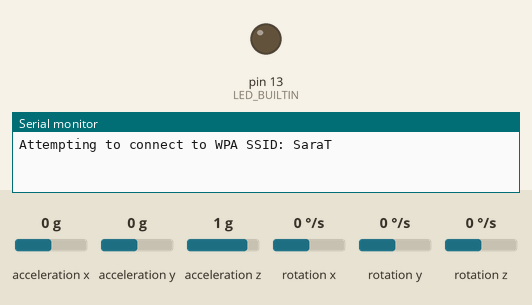
Simulated run of this sketch. Board: Arduino Mega 2560, built for the host (arithmetic inside an expression is 32-bit, double 64-bit). Shown: output pins drawn as LEDs (lit = HIGH), the last lines printed to the serial monitor. Wiring (inferred from the names in the program): MPU-6050 motion sensor at I2C address 0x68. The test bench sets the inputs (shaded band); at power-on: acceleration x 0 g, acceleration y 0 g, acceleration z 1 g, rotation x 0 °/s, rotation y 0 °/s, rotation z 0 °/s. WiFi joins after 1.5 s; servers stay silent unless stated. At 3.2 s the program stops and its outputs stay as they are.

Above: at 0.1 s.
At 1.8 s:
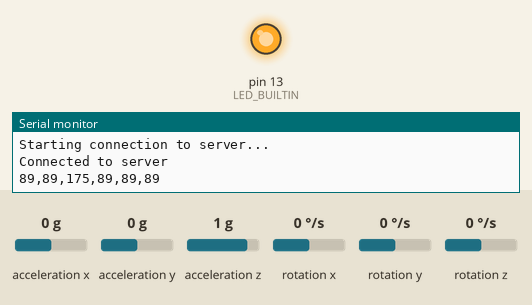
Timing chart, 0 to 4.7 s (numbered marks = the images above):
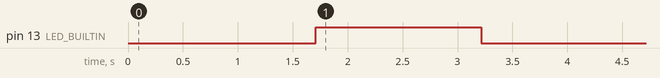

The sketch:

MPU6050_wifi.ino
```cpp
#include<Wire.h>
#include <SPI.h>
#include "WiFiEsp.h"


#ifndef HAVE_HWSERIAL1
#include "SoftwareSerial.h"
SoftwareSerial Serial1(6, 7); // RX, TX
#endif

char ssid[] = "SaraT";            // your network SSID (name)
char pass[] = "keptyaw8inghuh";        // your network password
int status = WL_IDLE_STATUS;      // the Wifi radio's status

char server[] = "172.20.10.5";

// Initialize the Ethernet client object
WiFiEspClient client;

const int MPU_addr = 0x68; // I2C address of the MPU-6050
int16_t AcX, AcY, AcZ, Tmp, GyX, GyY, GyZ;
int16_t gy_x , gy_y , gy_z , ac_x , ac_y , ac_z;

void setup()
{
  Wire.begin();
  Wire.beginTransmission(MPU_addr);
  Wire.write(0x6B);  // PWR_MGMT_1 register
  Wire.write(0);     // set to zero (wakes up the MPU-6050)
  Wire.endTransmission(true);

  Serial.begin(115200);
  Serial1.begin(9600);

  WiFi.init(&Serial1);
  if (WiFi.status() == WL_NO_SHIELD) {
    Serial.println("WiFi shield not present");
    while (true);
  }

  while ( status != WL_CONNECTED) {
    Serial.print("Attempting to connect to WPA SSID: ");
    Serial.println(ssid);
    status = WiFi.begin(ssid, pass);
  }

  Serial.println("You're connected to the network");

  printWifiStatus();

  Serial.println();
  Serial.println("Starting connection to server...");
  do {
    if (client.connect(server, 9999)) {
      Serial.println("Connected to server");
      //client.println("Arduino is Connecting.. Ready to share data!");
    } else {
      Serial.println("Fail to connected");
    }
  } while (!client.connected());
  pinMode(LED_BUILTIN, OUTPUT);
}

char n1[10], n2[10], n3[10], n4[10], n5[10], n6[10];

void loop()
{
  Wire.beginTransmission(MPU_addr);
  Wire.write(0x3B);  // starting with register 0x3B (ACCEL_XOUT_H)
  Wire.endTransmission(false);
  Wire.requestFrom(MPU_addr, 14, true); // request a total of 14 registers
  AcX = Wire.read() << 8 | Wire.read(); // 0x3B (ACCEL_XOUT_H) & 0x3C (ACCEL_XOUT_L)
  AcY = Wire.read() << 8 | Wire.read(); // 0x3D (ACCEL_YOUT_H) & 0x3E (ACCEL_YOUT_L)
  AcZ = Wire.read() << 8 | Wire.read(); // 0x3F (ACCEL_ZOUT_H) & 0x40 (ACCEL_ZOUT_L)
  Tmp = Wire.read() << 8 | Wire.read(); // 0x41 (TEMP_OUT_H) & 0x42 (TEMP_OUT_L)
  GyX = Wire.read() << 8 | Wire.read(); // 0x43 (GYRO_XOUT_H) & 0x44 (GYRO_XOUT_L)
  GyY = Wire.read() << 8 | Wire.read(); // 0x45 (GYRO_YOUT_H) & 0x46 (GYRO_YOUT_L)
  GyZ = Wire.read() << 8 | Wire.read(); // 0x47 (GYRO_ZOUT_H) & 0x48 (GYRO_ZOUT_L)
  gy_x = map(GyX, -17000, 17000, 0, 179);
  gy_y = map(GyY, -17000, 17000, 0, 179);
  gy_z = map(GyZ, -17000, 17000, 0, 179);
  ac_x = map(AcX, -17000, 17000, 0, 179);
  ac_y = map(AcY, -17000, 17000, 0, 179);
  ac_z = map(AcZ, -17000, 17000, 0, 179);
  char data[100];
  itoa(ac_x, n1, 10);
  itoa(ac_y, n2, 10);
  itoa(ac_z, n3, 10);
  itoa(gy_x, n4, 10);
  itoa(gy_y, n5, 10);
  itoa(gy_z, n6, 10);
  strcpy(data, n1);
  strcat(data, ",");
  strcat(data, n2);
  strcat(data, ",");
  strcat(data, n3);
  strcat(data, ",");
  strcat(data, n4);
  strcat(data, ",");
  strcat(data, n5);
  strcat(data, ",");
  strcat(data, n6);

  // Send data to server
  if (client.connected()) {
    Serial.println(data);
    client.print(data);
    digitalWrite(LED_BUILTIN, HIGH);
  }
  else if (!client.connected())
  {
    digitalWrite(LED_BUILTIN, LOW);
    Serial.println();
    Serial.println("Disconnecting from server...");
    client.stop();
    // do nothing forevermore
    while (true);
  }

  char recv[100] = {};

  // Receive data from server
  while (client.available()) {
    char c = client.read();
    Serial.print(c);
  }
  //Serial.println(recv);

  delay(500);
}


void printWifiStatus()
{
  // print the SSID of the network you're 0attached to
  Serial.print("SSID: ");
  Serial.println(WiFi.SSID());

  // print your WiFi shield's IP address
  IPAddress ip = WiFi.localIP();
  Serial.print("IP Address: ");
  Serial.println(ip);

  // print the received signal strength
  long rssi = WiFi.RSSI();
  Serial.print("Signal strength (RSSI):");
  Serial.print(rssi);
  Serial.println(" dBm");
}
```

Measured:
- by itself, pin 13 (LED_BUILTIN): LOW → HIGH at 1.7 s, → LOW 1.5 s later
